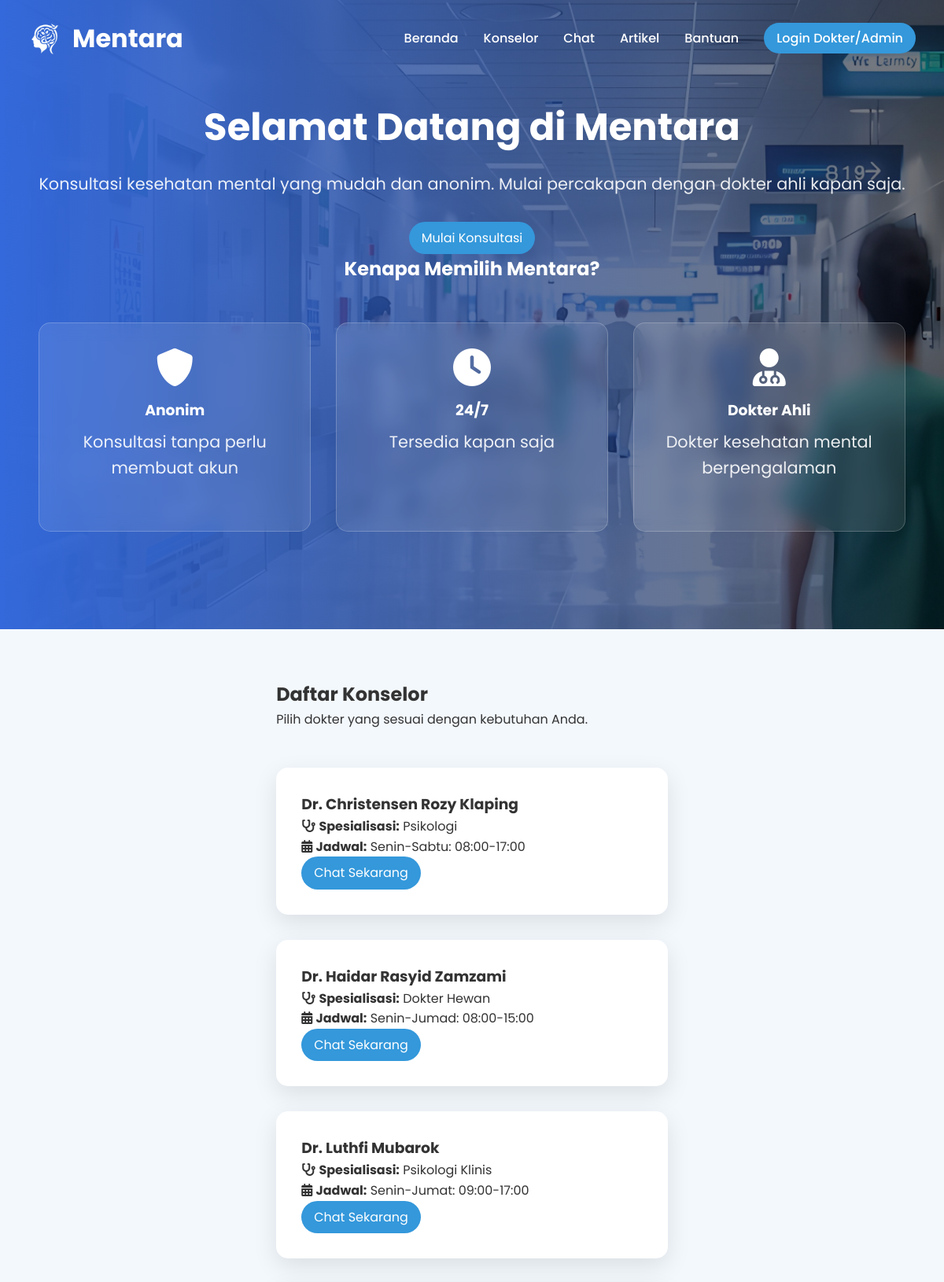
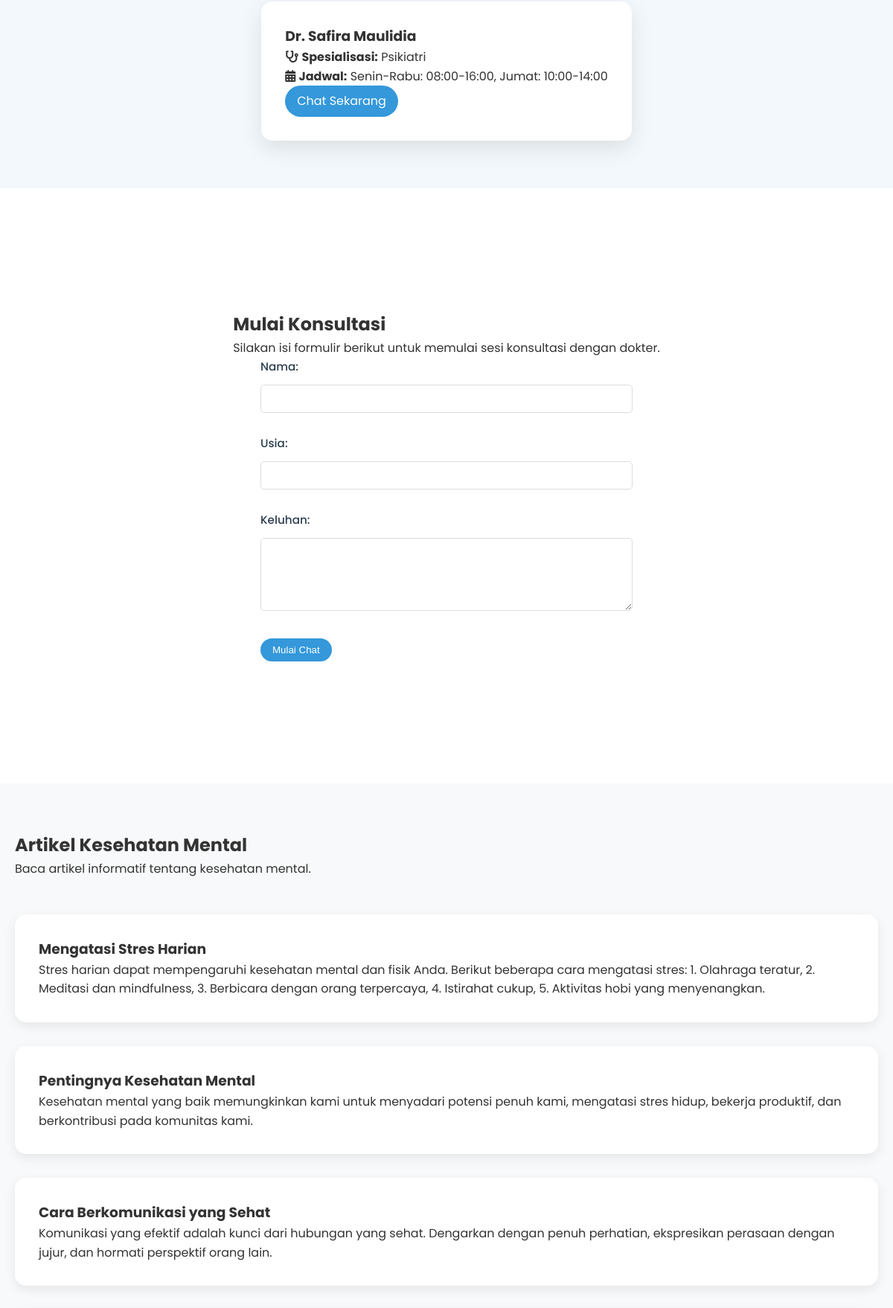
The page / (upper part) on the database its author committed (2 pictures, top to bottom).
### tables this page shows
CREATE TABLE `pengguna` (
  `id` int NOT NULL,
  `nama_pengguna` varchar(50) NOT NULL,
  `kata_sandi` varchar(255) NOT NULL,
  `peran` enum('admin','dokter') NOT NULL,
  `nama` varchar(100) NOT NULL,
  `spesialisasi` varchar(100) DEFAULT NULL,
  `jadwal` text,
  `aktif` tinyint(1) DEFAULT '1',
  `dibuat_pada` timestamp NULL DEFAULT CURRENT_TIMESTAMP
);

### index.php (the view, shortened to what this page needs)
<?php
include 'includes/db.php';
try {
    $stmt = $pdo->query("SELECT * FROM pengguna WHERE peran = 'dokter' AND aktif = 1 ORDER BY nama");
    $dokter_list = $stmt->fetchAll();
} catch (Exception $e) {
    $dokter_list = [];
}
$artikel_list = [
    [
        'id' => 1,
        'judul' => 'Mengatasi Stres Harian',
        'kategori' => 'Tips Kesehatan',
        'deskripsi' => 'Stres adalah respons alami tubuh terhadap tantangan. Pelajari cara mengelolanya dengan teknik relaksasi dan olahraga.',
        'isi' => 'Stres harian dapat mempengaruhi kesehatan mental dan fisik Anda. Berikut beberapa cara mengatasi stres: 1. Olahraga teratur, 2. Meditasi dan mindfulness, 3. Berbicara dengan orang terpercaya, 4. Istirahat cukup, 5. Aktivitas hobi yang menyenangkan.'
    ],
    [
        'id' => 2,
        'judul' => 'Pentingnya Kesehatan Mental',
        'kategori' => 'Edukasi',
        'deskripsi' => 'Kesehatan mental sama pentingnya dengan kesehatan fisik. Jaga keseimbangan hidup Anda.',
        'isi' => 'Kesehatan mental yang baik memungkinkan kami untuk menyadari potensi penuh kami, mengatasi stres hidup, bekerja produktif, dan berkontribusi pada komunitas kami.'
    ],
    [
        'id' => 3,
        'judul' => 'Cara Berkomunikasi yang Sehat',
        'kategori' => 'Self Healing',
        'deskripsi' => 'Komunikasi yang baik dapat meningkatkan hubungan interpersonal dan mengurangi konflik.',
        'isi' => 'Komunikasi yang efektif adalah kunci dari hubungan yang sehat. Dengarkan dengan penuh perhatian, ekspresikan perasaan dengan jujur, dan hormati perspektif orang lain.'
    ],
    [
        'id' => 4,
        'judul' => 'Self Healing untuk Pemula',
        'kategori' => 'Self Healing',
        'deskripsi' => 'Panduan lengkap untuk memulai perjalanan self healing Anda sendiri.',
        'isi' => 'Self healing adalah proses penyembuhan diri dari dalam. Mulai dengan menerima diri sendiri, bermaaf pada diri sendiri, dan menjalin hubungan yang positif dengan orang-orang di sekitar Anda.'
    ],
    [
        'id' => 5,
        'judul' => 'Depresi: Mengenali Gejala dan Cara Mengatasi',
        'kategori' => 'Edukasi',
        'deskripsi' => 'Pelajari gejala-gejala depresi dan strategi mengatasinya dengan efektif.',
        'isi' => 'Depresi adalah kondisi medis yang serius. Gejala umum meliputi kesedihan yang berkepanjangan, kehilangan minat pada aktivitas, perubahan nafsu makan, dan gangguan tidur. Jangan ragu untuk mencari bantuan profesional.'
    ]
];
?>
<!DOCTYPE html>
<html lang="id">
<head>
    <link rel="stylesheet" href="assets/css/style.css">
    <link rel="stylesheet" href="https://cdnjs.cloudflare.com/ajax/libs/font-awesome/6.0.0/css/all.min.css">
</head>
<body>
    <header>
        <nav class="container">
            <div class="logo">
                <img class="logo-white" src="assets/images/mentara-logo.png" alt="logo">
                Mentara
            </div>
            <ul class="nav-links">
                <li><a href="#home">Beranda</a></li>
                <li><a href="#counselors">Konselor</a></li>
                <li><a href="#chat">Chat</a></li>
                <li><a href="#articles">Artikel</a></li>
                <li><a href="#help">Bantuan</a></li>
                <li><a href="login.php" class="btn-login">Login Dokter/Admin</a></li>
            </ul>
        </nav>
    </header>
    <main>
        <section id="home" class="landing-section">
            <div class="rectangle"></div>
            <div class="container">
                <h1>Selamat Datang di Mentara</h1>
                <p>Konsultasi kesehatan mental yang mudah dan anonim. Mulai percakapan dengan dokter ahli kapan saja.</p>
                <a href="#chat" class="btn scroll-link">Mulai Konsultasi</a>
                <h2>Kenapa Memilih Mentara?</h2>
                <div class="features">
                    <div class="feature">
                        <i class="fas fa-shield-alt"></i>
                        <h3>Anonim</h3>
                        <p>Konsultasi tanpa perlu membuat akun</p>
                    </div>
                    <div class="feature">
                        <i class="fas fa-clock"></i>
                        <h3>24/7</h3>
                        <p>Tersedia kapan saja</p>
                    </div>
                    <div class="feature">
                        <i class="fas fa-user-md"></i>
                        <h3>Dokter Ahli</h3>
                        <p>Dokter kesehatan mental berpengalaman</p>
                    </div>
                </div>
            </div>
        </section>
        <section id="counselors" class="landing-section">
            <div class="container">
                <h1>Daftar Konselor</h1>
                <p>Pilih dokter yang sesuai dengan kebutuhan Anda.</p>
                <div class="doctor-grid">
                    <?php foreach ($dokter_list as $dokter): ?>
                        <div class="doctor-card">
                            <div class="doctor-info">
                                <h3><?php echo htmlspecialchars($dokter['nama']); ?></h3>
                                <p><i class="fas fa-stethoscope"></i> <strong>Spesialisasi:</strong> <?php echo htmlspecialchars($dokter['spesialisasi']); ?></p>
                                <p><i class="fas fa-calendar-alt"></i> <strong>Jadwal:</strong> <?php echo htmlspecialchars($dokter['jadwal']); ?></p>
                            </div>
                            <a href="#chat" class="btn chat-now">Chat Sekarang</a>
                        </div>
                    <?php endforeach; ?>
                </div>
            </div>
        </section>
        <section id="chat" class="landing-section">
            <div class="container">
                <h1>Mulai Konsultasi</h1>
                <p>Silakan isi formulir berikut untuk memulai sesi konsultasi dengan dokter.</p>
                <form id="consultation-form" style="max-width: 500px; margin: 0 auto;">
                    <div class="form-group">
                        <label for="nama">Nama:</label>
                        <input type="text" id="nama" name="nama" required>
                    </div>
                    <div class="form-group">
                        <label for="usia">Usia:</label>
                        <input type="number" id="usia" name="usia" min="1" max="120" required>
                    </div>
                    <div class="form-group">
                        <label for="keluhan">Keluhan:</label>
                        <textarea id="keluhan" name="keluhan" rows="4" required></textarea>
                    </div>
                    <button type="submit" class="btn">Mulai Chat</button>
                </form>
            </div>
        </section>
        <section id="articles" class="landing-section">
            <div class="container">
                <h1>Artikel Kesehatan Mental</h1>
                <p>Baca artikel informatif tentang kesehatan mental.</p>
                <div class="article-list">
                    <?php foreach ($artikel_list as $artikel): ?>
                        <div class="article-card">
                            <h3><?php echo htmlspecialchars($artikel['judul']); ?></h3>
                            <p><?php echo htmlspecialchars($artikel['isi']); ?></p>
                        </div>
                    <?php endforeach; ?>
                </div>
            </div>
        </section>
    </main>
</body>
</html>

### assets/css/style.css (style rules this page uses)
* { margin: 0; padding: 0; box-sizing: border-box; scroll-behavior: smooth; }
body { font-family: 'Poppins', sans-serif; line-height: 1.6; color: #333; background-color: #f4f4f4; }
.container { max-width: 1200px; margin: 0 auto; padding: 0 20px; }
header { position: fixed; z-index: 100; padding: 1rem 1rem; width: 100%; }
header nav { border-radius: 500px; height: 65px; }
header.light-text .logo, header.light-text .nav-links a { color: white; }
header.light-text .btn-login { background-color: #3498db !important; color: white !important; }
nav { display: flex; justify-content: space-between; align-items: center; padding: 1rem 0; }
.logo { font-size: 2rem; font-weight: 700; color: rgb(255, 255, 255); display: flex; align-items: center; justify-content: center; gap: 1rem; }
header nav .logo img.logo-white { height: 40px; }
.nav-links { display: flex; list-style: none; }
.nav-links li { margin-left: 2rem; }
.nav-links a { color: white; text-decoration: none; font-weight: 500; transition: color 0.3s; }
.btn-login { background-color: #3498db !important; color: #fff !important; padding: 0.5rem 1rem !important; border-radius: 500px !important; font-weight: 500 !important; }
.btn { display: inline-block; padding: 0.5rem 1rem; background-color: #3498db; color: #fff; text-decoration: none; border-radius: 500px; border: none; transition: background-color 0.3s; cursor: pointer; }
main { min-height: calc(100vh - 200px); }
.form-group { margin-bottom: 1rem; }
.form-group label { display: block; margin-bottom: 0.5rem; font-weight: 500; }
.form-group input, .form-group textarea, .form-group select { width: 100%; padding: 0.5rem; border: 1px solid #ddd; border-radius: 5px; font-family: 'Poppins', sans-serif; }
#home { position: relative; }
#home .container { position: relative; z-index: 1; }
#home .rectangle { width: 100%; height: 100%; background: linear-gradient(to right, #3469db, transparent); position: absolute; top: 0; left: 0; z-index: 0; }
.form-group { margin-bottom: 1.8rem; }
.form-group label { display: flex; align-items: center; gap: 0.5rem; color: #2c3e50; font-weight: 500; margin-bottom: 0.75rem; font-size: 0.95rem; }

### index.php (style rules this page uses)
.landing-section { min-height: 100vh; padding: 4rem 0; display: flex; align-items: center; }
#home { text-align: center; background: url("assets/images/herobg.jpeg"); background-size: cover; background-position: center; color: white; }
#home h1 { font-size: 3rem; margin-bottom: 1rem; color: white; }
#home p { font-size: 1.3rem; margin-bottom: 2rem; color: rgba(255, 255, 255, 0.9); }
.features { display: grid; grid-template-columns: repeat(auto-fit, minmax(250px, 1fr)); gap: 2rem; margin-top: 3rem; }
.feature { text-align: center; padding: 2rem; background-color: rgba(255, 255, 255, 0.1); backdrop-filter: blur(10px); border-radius: 15px; border: 1px solid rgba(255, 255, 255, 0.2); }
.feature i { font-size: 3rem; color: white; margin-bottom: 1rem; }
.feature h3 { margin-bottom: 0.5rem; color: white; }
.feature p { color: rgba(255, 255, 255, 0.9); }
#counselors { background-color: #F3F8FDFF; }
#chat { background-color: #fff; }
#articles { background-color: #f8f9fa; }
.doctor-grid { display: grid; grid-template-columns: repeat(auto-fit, minmax(300px, 1fr)); gap: 2rem; margin-top: 3rem; }
.doctor-card { background-color: #fff; padding: 2rem; border-radius: 15px; box-shadow: 0 10px 30px rgba(0, 0, 0, 0.1); transition: transform 0.3s ease; }
.article-list { margin-top: 3rem; }
.article-card { background-color: #fff; padding: 2rem; margin-bottom: 2rem; border-radius: 15px; box-shadow: 0 5px 15px rgba(0, 0, 0, 0.08); transition: transform 0.3s ease; }
.scroll-link { text-decoration: none; color: inherit; }

### rows shown on the page
pengguna: nama "Dr. Christensen Rozy Klaping", spesialisasi "Psikologi", jadwal "Senin-Sabtu: 08:00-17:00"
pengguna: nama "Dr. Haidar Rasyid Zamzami", spesialisasi "Dokter Hewan", jadwal "Senin-Jumad: 08:00-15:00"
pengguna: nama "Dr. Luthfi Mubarok", spesialisasi "Psikologi Klinis", jadwal "Senin-Jumat: 09:00-17:00"
pengguna: nama "Dr. Safira Maulidia", spesialisasi "Psikiatri", jadwal "Senin-Rabu: 08:00-16:00, Jumat: 10:00-14:00"

### other values the page prints
$artikel['judul'] "Mengatasi Stres Harian"
$artikel['judul'] "Pentingnya Kesehatan Mental"
$artikel['isi'] "Kesehatan mental yang baik memungkinkan kami untuk menyadari potensi penuh kami, mengatasi stres hidup, bekerja produktif, dan berkontribusi pada komunitas kami."
$artikel['judul'] "Cara Berkomunikasi yang Sehat"
$artikel['isi'] "Komunikasi yang efektif adalah kunci dari hubungan yang sehat. Dengarkan dengan penuh perhatian, ekspresikan perasaan dengan jujur, dan hormati perspektif orang lain."
